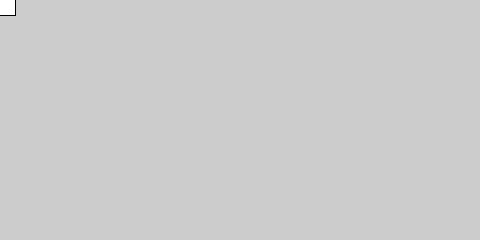
Frame 1 (no input)
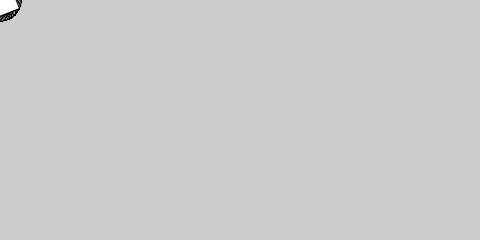
Frame 60 (the mouse pressed at the canvas centre just before this capture)
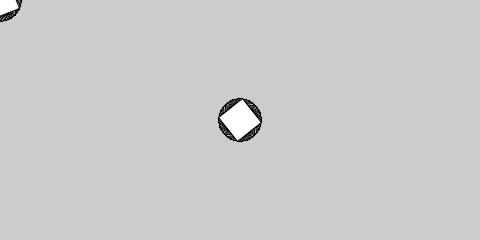
Frame 120 (the mouse held since frame 60 and released just before this capture)

The Processing sketch that drew these frames (run headless with seeded random() and noise(); from frame 60 on, the mouse is pressed at the canvas centre):

// Processing sketch: Example_6___Combining_translation_and_rotation_function
// ── Example_6___Combining_translation_and_rotation_function.pde

float angle = 0;

void setup() {
  size (480, 240);  
}

void draw () {

  translate(mouseX, mouseY);
  rotate(angle);
  rect(-15, -15, 30, 30);
  angle += 0.1;
}

// Clear the screen so you can draw on a blank canvas

void keyPressed () {
    if (key == 'c') {
    background(214); 
    }
}
